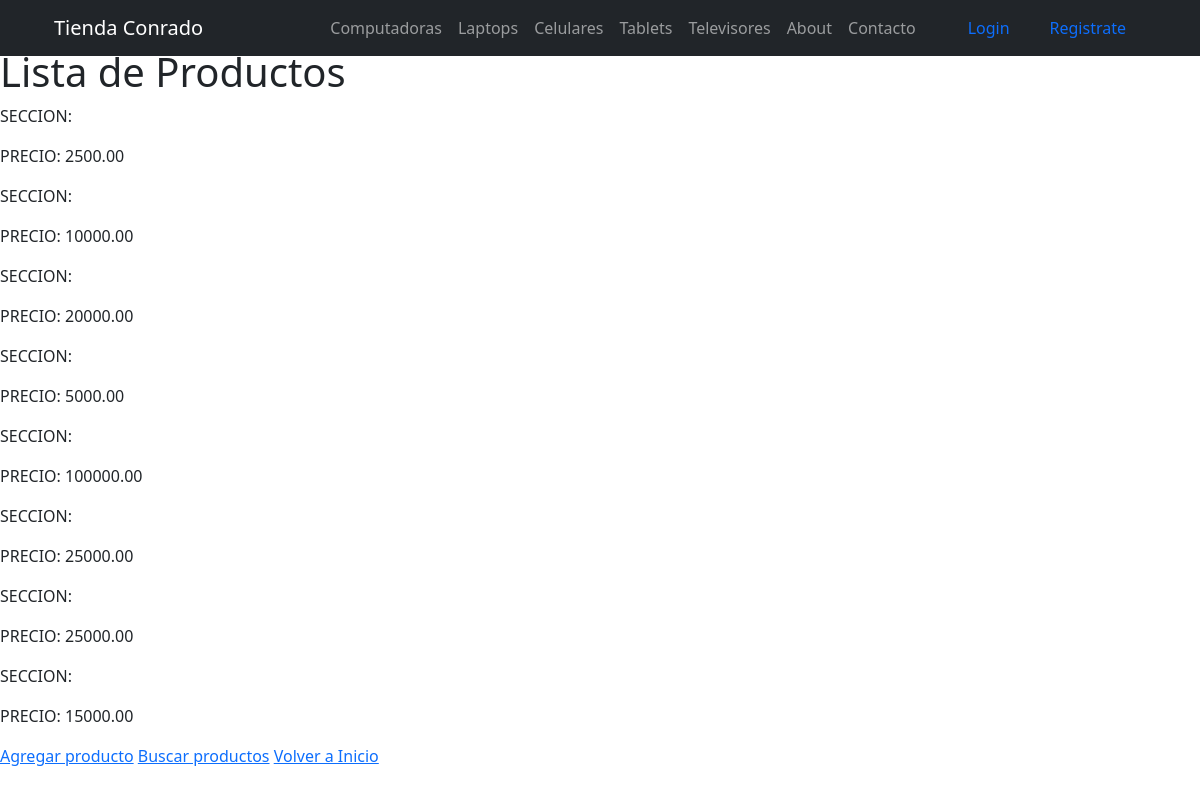
The page /listaProductos/ on the database its author committed.
### Productos/models.py (models this page shows, shortened)
class Productos(models.Model):
    Seleccion = (
    ('computadora','Computadora'),
    ('laptops', 'Laptops'),
    ('celulares','Celulares'),
    ('tablets','Tablets'),
    ('televisores','Televisores'),
    )
    usuario = models.ForeignKey(User, on_delete=models.CASCADE, null=True, blank=True)
    titulo = models.CharField(max_length=200, null=True)
    producto = models.CharField(max_length=15, choices=Seleccion, default='computadora')
    marca = models.CharField(max_length=40, null=True)
    modelo = models.CharField(max_length=40, null=True)
    descripcion = models.TextField(null=True, blank=True)
    year = models.IntegerField(null=True)
    precio = models.DecimalField(max_digits=10, decimal_places=2)
    fechaPublicacion = models.DateTimeField(auto_now_add=True, null=True),
    emailContacto = models.EmailField(null=True)
    imagenProducto = models.ImageField(null=True, blank=True, upload_to="imagenes/")
    class Meta:
        ordering = ['usuario' ]

### Productos/views.py (the view)
# urls.py: path('listaProductos/', listaProductos),
def listaProductos(request):
    todosProductos = Productos.objects.all()
    context = {
       'productos': todosProductos
     }
    return render(request, 'listaProductos.html', context)

### Tienda/templates/listaProductos.html (shortened to what this page needs)
{% extends 'index.html' %}
{% block content %}
{% block title %} Lista de productos {% endblock %}
<!DOCTYPE html>
<html lang="en">
<head>
</head>
<body>
    <br> <br>
    <h1> Lista de Productos </h1>
    {% for producto in productos %}
        <p>SECCION: {{producto.seccion}} </p>
        <p>PRECIO: {{producto.precio}} </p>
    {% endfor %}
    <div class="mainLinks">
      <a href="/AgregarProducto/">Agregar producto</a>
      <a href="/Productos/">Buscar productos</a>
      <a href="/">Volver a Inicio</a>
    </div>
</body>
</html>
{% endblock %}

### rows shown on the page
Productos: precio "2500.00"
Productos: precio "10000.00"
Productos: precio "20000.00"
Productos: precio "5000.00"
Productos: precio "100000.00"
Productos: precio "25000.00"
Productos: precio "25000.00"
Productos: precio "15000.00"
